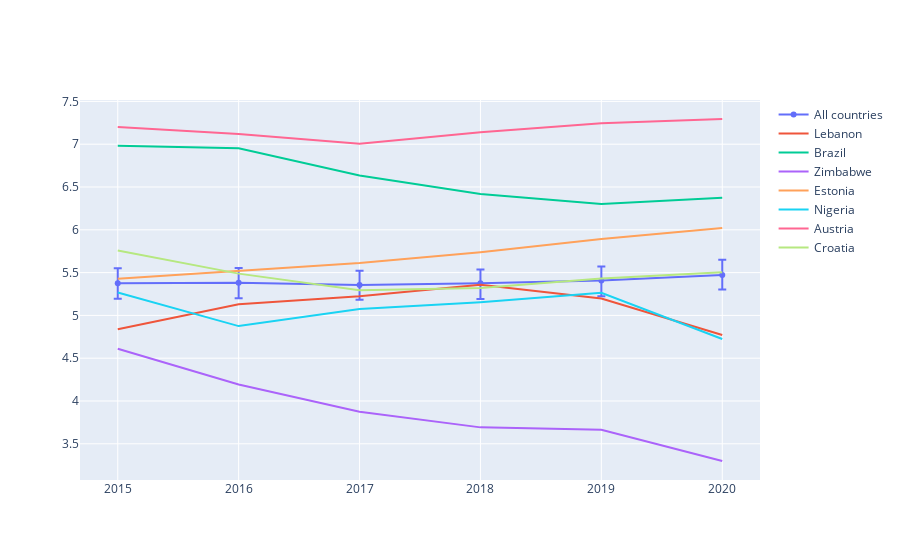

The code cell stored with this chart in its notebook:
### Code cell
fig = go.Figure(data=go.Scatter(
        x=stats_by_year.index,
        y=stats_by_year.average_happiness,
        error_y=dict(
            type='data',
            array=-stats_by_year.lower_err_happiness + stats_by_year.average_happiness,
            arrayminus =-stats_by_year.average_happiness + stats_by_year.upper_err_happiness,
            visible=True),
        name='All countries'
    ))

for i in range(7):
    xi = df.loc[df['Country'] == rand_country[i]]['Year']
    yi = df.loc[df['Country'] == rand_country[i]]['Happiness_Score']
    fig.add_trace(go.Scatter(x=xi, y=yi,
                    mode='lines',
                    name=rand_country[i]))


fig.show()

### Figure 1 — Plotly figure (JSON) as saved in the notebook; plotly's stock layout.template omitted (floating-point values rounded to 4 significant figures)
{"data": [{"error_y": {"array": [0.1738, 0.1716, 0.1673, 0.1615, 0.1636, 0.1776], "arrayminus": [0.1813, 0.1806, 0.1699, 0.1845, 0.1826, 0.1708], "type": "data", "visible": true}, "name": "All countries", "type": "scatter", "x": [2015, 2016, 2017, 2018, 2019, 2020], "y": [5.376, 5.382, 5.354, 5.376, 5.407, 5.473]}, {"mode": "lines", "name": "Lebanon", "type": "scatter", "x": [2015, 2016, 2017, 2018, 2019, 2020], "y": [4.839, 5.129, 5.225, 5.358, 5.197, 4.772]}, {"mode": "lines", "name": "Brazil", "type": "scatter", "x": [2015, 2016, 2017, 2018, 2019, 2020], "y": [6.983, 6.952, 6.635, 6.419, 6.3, 6.376]}, {"mode": "lines", "name": "Zimbabwe", "type": "scatter", "x": [2015, 2016, 2017, 2018, 2019, 2020], "y": [4.61, 4.193, 3.875, 3.692, 3.663, 3.299]}, {"mode": "lines", "name": "Estonia", "type": "scatter", "x": [2015, 2016, 2017, 2018, 2019, 2020], "y": [5.429, 5.517, 5.611, 5.739, 5.893, 6.022]}, {"mode": "lines", "name": "Nigeria", "type": "scatter", "x": [2015, 2016, 2017, 2018, 2019, 2020], "y": [5.268, 4.875, 5.074, 5.155, 5.265, 4.724]}, {"mode": "lines", "name": "Austria", "type": "scatter", "x": [2015, 2016, 2017, 2018, 2019, 2020], "y": [7.2, 7.119, 7.006, 7.139, 7.246, 7.294]}, {"mode": "lines", "name": "Croatia", "type": "scatter", "x": [2015, 2016, 2017, 2018, 2019, 2020], "y": [5.759, 5.488, 5.293, 5.321, 5.432, 5.505]}], "layout": {}}
